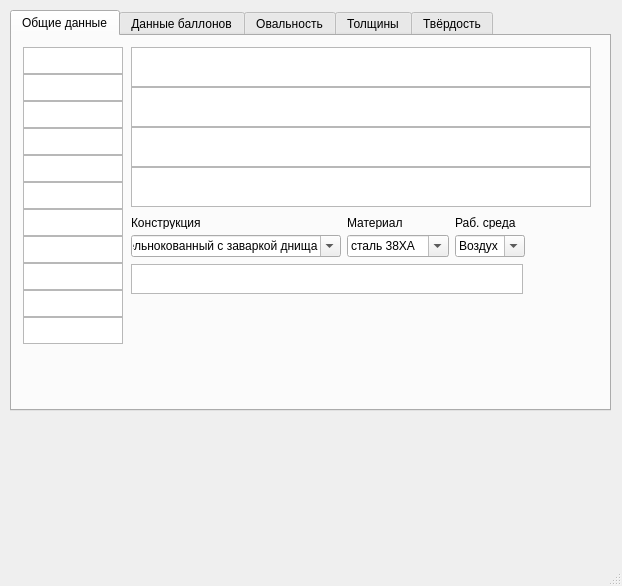
<?xml version="1.0" encoding="UTF-8"?>
<ui version="4.0">
 <class>MainWindow</class>
 <widget class="QMainWindow" name="MainWindow">
  <property name="geometry">
   <rect>
    <x>0</x>
    <y>0</y>
    <width>622</width>
    <height>586</height>
   </rect>
  </property>
  <property name="sizePolicy">
   <sizepolicy hsizetype="Fixed" vsizetype="Fixed">
    <horstretch>0</horstretch>
    <verstretch>0</verstretch>
   </sizepolicy>
  </property>
  <property name="windowTitle">
   <string>MainWindow</string>
  </property>
  <widget class="QWidget" name="centralwidget">
   <widget class="QTabWidget" name="ballonData">
    <property name="geometry">
     <rect>
      <x>10</x>
      <y>10</y>
      <width>601</width>
      <height>401</height>
     </rect>
    </property>
    <property name="sizePolicy">
     <sizepolicy hsizetype="Expanding" vsizetype="Expanding">
      <horstretch>0</horstretch>
      <verstretch>0</verstretch>
     </sizepolicy>
    </property>
    <property name="currentIndex">
     <number>0</number>
    </property>
    <widget class="QWidget" name="general_info">
     <attribute name="title">
      <string>Общие данные</string>
     </attribute>
     <widget class="QWidget" name="">
      <property name="geometry">
       <rect>
        <x>119</x>
        <y>179</y>
        <width>394</width>
        <height>81</height>
       </rect>
      </property>
      <layout class="QVBoxLayout" name="verticalLayout_6">
       <item>
        <layout class="QHBoxLayout" name="horizontalLayout">
         <item>
          <layout class="QVBoxLayout" name="verticalLayout_5">
           <property name="spacing">
            <number>6</number>
           </property>
           <item>
            <widget class="QLabel" name="label_3">
             <property name="sizePolicy">
              <sizepolicy hsizetype="Expanding" vsizetype="Expanding">
               <horstretch>0</horstretch>
               <verstretch>0</verstretch>
              </sizepolicy>
             </property>
             <property name="minimumSize">
              <size>
               <width>221</width>
               <height>13</height>
              </size>
             </property>
             <property name="maximumSize">
              <size>
               <width>221</width>
               <height>13</height>
              </size>
             </property>
             <property name="text">
              <string>Конструкция</string>
             </property>
            </widget>
           </item>
           <item>
            <widget class="QComboBox" name="construction">
             <property name="editable">
              <bool>true</bool>
             </property>
             <item>
              <property name="text">
               <string>цельнокованный с заваркой днища</string>
              </property>
             </item>
             <item>
              <property name="text">
               <string>цельнотянутый</string>
              </property>
             </item>
             <item>
              <property name="text">
               <string>цельнотянутый с внутренней резьбой</string>
              </property>
             </item>
             <item>
              <property name="text">
               <string>цельнотянутый с внешней резьбой</string>
              </property>
             </item>
            </widget>
           </item>
          </layout>
         </item>
         <item>
          <layout class="QVBoxLayout" name="verticalLayout_4">
           <item>
            <widget class="QLabel" name="label_2">
             <property name="minimumSize">
              <size>
               <width>89</width>
               <height>13</height>
              </size>
             </property>
             <property name="maximumSize">
              <size>
               <width>89</width>
               <height>13</height>
              </size>
             </property>
             <property name="text">
              <string>Материал</string>
             </property>
            </widget>
           </item>
           <item>
            <widget class="QComboBox" name="material">
             <property name="editable">
              <bool>true</bool>
             </property>
             <item>
              <property name="text">
               <string>сталь 38ХА</string>
              </property>
             </item>
             <item>
              <property name="text">
               <string>сталь 09Г2С</string>
              </property>
             </item>
            </widget>
           </item>
          </layout>
         </item>
         <item>
          <layout class="QVBoxLayout" name="verticalLayout_3">
           <item>
            <widget class="QLabel" name="label">
             <property name="minimumSize">
              <size>
               <width>62</width>
               <height>13</height>
              </size>
             </property>
             <property name="maximumSize">
              <size>
               <width>62</width>
               <height>13</height>
              </size>
             </property>
             <property name="text">
              <string>Раб. среда</string>
             </property>
            </widget>
           </item>
           <item>
            <widget class="QComboBox" name="rab_sreda">
             <property name="editable">
              <bool>true</bool>
             </property>
             <item>
              <property name="text">
               <string>Воздух</string>
              </property>
             </item>
             <item>
              <property name="text">
               <string>Азот</string>
              </property>
             </item>
            </widget>
           </item>
          </layout>
         </item>
        </layout>
       </item>
       <item>
        <widget class="QPlainTextEdit" name="vladelec">
         <property name="minimumSize">
          <size>
           <width>392</width>
           <height>30</height>
          </size>
         </property>
         <property name="maximumSize">
          <size>
           <width>392</width>
           <height>30</height>
          </size>
         </property>
         <property name="font">
          <font>
           <family>Times New Roman</family>
           <pointsize>10</pointsize>
          </font>
         </property>
         <property name="layoutDirection">
          <enum>Qt::LeftToRight</enum>
         </property>
         <property name="plainText">
          <string/>
         </property>
         <property name="overwriteMode">
          <bool>false</bool>
         </property>
         <property name="placeholderText">
          <string>Владелец</string>
         </property>
        </widget>
       </item>
      </layout>
     </widget>
     <widget class="QWidget" name="">
      <property name="geometry">
       <rect>
        <x>119</x>
        <y>11</y>
        <width>462</width>
        <height>162</height>
       </rect>
      </property>
      <layout class="QVBoxLayout" name="verticalLayout">
       <property name="spacing">
        <number>0</number>
       </property>
       <item>
        <widget class="QPlainTextEdit" name="zav_nums">
         <property name="sizePolicy">
          <sizepolicy hsizetype="Expanding" vsizetype="Expanding">
           <horstretch>0</horstretch>
           <verstretch>0</verstretch>
          </sizepolicy>
         </property>
         <property name="minimumSize">
          <size>
           <width>460</width>
           <height>40</height>
          </size>
         </property>
         <property name="maximumSize">
          <size>
           <width>460</width>
           <height>40</height>
          </size>
         </property>
         <property name="font">
          <font>
           <family>Times New Roman</family>
           <pointsize>10</pointsize>
          </font>
         </property>
         <property name="layoutDirection">
          <enum>Qt::LeftToRight</enum>
         </property>
         <property name="plainText">
          <string/>
         </property>
         <property name="overwriteMode">
          <bool>false</bool>
         </property>
         <property name="placeholderText">
          <string>Заводские номера №№</string>
         </property>
        </widget>
       </item>
       <item>
        <widget class="QPlainTextEdit" name="reg_nums">
         <property name="minimumSize">
          <size>
           <width>460</width>
           <height>40</height>
          </size>
         </property>
         <property name="maximumSize">
          <size>
           <width>460</width>
           <height>40</height>
          </size>
         </property>
         <property name="font">
          <font>
           <family>Times New Roman</family>
           <pointsize>10</pointsize>
          </font>
         </property>
         <property name="layoutDirection">
          <enum>Qt::LeftToRight</enum>
         </property>
         <property name="plainText">
          <string/>
         </property>
         <property name="overwriteMode">
          <bool>false</bool>
         </property>
         <property name="placeholderText">
          <string>Регистрационные номера №№</string>
         </property>
        </widget>
       </item>
       <item>
        <widget class="QPlainTextEdit" name="place">
         <property name="minimumSize">
          <size>
           <width>460</width>
           <height>40</height>
          </size>
         </property>
         <property name="maximumSize">
          <size>
           <width>460</width>
           <height>40</height>
          </size>
         </property>
         <property name="font">
          <font>
           <family>Times New Roman</family>
           <pointsize>10</pointsize>
          </font>
         </property>
         <property name="layoutDirection">
          <enum>Qt::LeftToRight</enum>
         </property>
         <property name="plainText">
          <string/>
         </property>
         <property name="overwriteMode">
          <bool>false</bool>
         </property>
         <property name="placeholderText">
          <string>Место установки</string>
         </property>
        </widget>
       </item>
       <item>
        <widget class="QPlainTextEdit" name="zavod_name">
         <property name="minimumSize">
          <size>
           <width>460</width>
           <height>40</height>
          </size>
         </property>
         <property name="maximumSize">
          <size>
           <width>460</width>
           <height>40</height>
          </size>
         </property>
         <property name="font">
          <font>
           <family>Times New Roman</family>
           <pointsize>10</pointsize>
          </font>
         </property>
         <property name="layoutDirection">
          <enum>Qt::LeftToRight</enum>
         </property>
         <property name="plainText">
          <string/>
         </property>
         <property name="overwriteMode">
          <bool>false</bool>
         </property>
         <property name="placeholderText">
          <string>Предприятие-изготовитель</string>
         </property>
        </widget>
       </item>
      </layout>
     </widget>
     <widget class="QWidget" name="">
      <property name="geometry">
       <rect>
        <x>11</x>
        <y>11</y>
        <width>102</width>
        <height>299</height>
       </rect>
      </property>
      <layout class="QVBoxLayout" name="verticalLayout_2">
       <property name="spacing">
        <number>0</number>
       </property>
       <property name="sizeConstraint">
        <enum>QLayout::SetDefaultConstraint</enum>
       </property>
       <item>
        <widget class="QPlainTextEdit" name="reg_number">
         <property name="minimumSize">
          <size>
           <width>100</width>
           <height>27</height>
          </size>
         </property>
         <property name="maximumSize">
          <size>
           <width>100</width>
           <height>27</height>
          </size>
         </property>
         <property name="font">
          <font>
           <family>Times New Roman</family>
           <pointsize>10</pointsize>
          </font>
         </property>
         <property name="layoutDirection">
          <enum>Qt::LeftToRight</enum>
         </property>
         <property name="plainText">
          <string/>
         </property>
         <property name="overwriteMode">
          <bool>false</bool>
         </property>
         <property name="placeholderText">
          <string>Рег/уч №</string>
         </property>
        </widget>
       </item>
       <item>
        <widget class="QPlainTextEdit" name="gost">
         <property name="minimumSize">
          <size>
           <width>100</width>
           <height>27</height>
          </size>
         </property>
         <property name="maximumSize">
          <size>
           <width>100</width>
           <height>27</height>
          </size>
         </property>
         <property name="font">
          <font>
           <family>Times New Roman</family>
           <pointsize>10</pointsize>
          </font>
         </property>
         <property name="layoutDirection">
          <enum>Qt::LeftToRight</enum>
         </property>
         <property name="plainText">
          <string/>
         </property>
         <property name="overwriteMode">
          <bool>false</bool>
         </property>
         <property name="placeholderText">
          <string>ГОСТ №</string>
         </property>
        </widget>
       </item>
       <item>
        <widget class="QPlainTextEdit" name="chertezh">
         <property name="minimumSize">
          <size>
           <width>100</width>
           <height>27</height>
          </size>
         </property>
         <property name="maximumSize">
          <size>
           <width>100</width>
           <height>27</height>
          </size>
         </property>
         <property name="font">
          <font>
           <family>Times New Roman</family>
           <pointsize>10</pointsize>
          </font>
         </property>
         <property name="layoutDirection">
          <enum>Qt::LeftToRight</enum>
         </property>
         <property name="plainText">
          <string/>
         </property>
         <property name="overwriteMode">
          <bool>false</bool>
         </property>
         <property name="placeholderText">
          <string>чертёж №</string>
         </property>
        </widget>
       </item>
       <item>
        <widget class="QPlainTextEdit" name="zakl_number">
         <property name="minimumSize">
          <size>
           <width>100</width>
           <height>27</height>
          </size>
         </property>
         <property name="maximumSize">
          <size>
           <width>100</width>
           <height>27</height>
          </size>
         </property>
         <property name="font">
          <font>
           <family>Times New Roman</family>
           <pointsize>10</pointsize>
          </font>
         </property>
         <property name="layoutDirection">
          <enum>Qt::LeftToRight</enum>
         </property>
         <property name="plainText">
          <string/>
         </property>
         <property name="overwriteMode">
          <bool>false</bool>
         </property>
         <property name="placeholderText">
          <string>Заключение №</string>
         </property>
        </widget>
       </item>
       <item>
        <widget class="QPlainTextEdit" name="p_rasch">
         <property name="minimumSize">
          <size>
           <width>100</width>
           <height>27</height>
          </size>
         </property>
         <property name="maximumSize">
          <size>
           <width>100</width>
           <height>27</height>
          </size>
         </property>
         <property name="font">
          <font>
           <family>Times New Roman</family>
           <pointsize>10</pointsize>
          </font>
         </property>
         <property name="layoutDirection">
          <enum>Qt::LeftToRight</enum>
         </property>
         <property name="plainText">
          <string/>
         </property>
         <property name="overwriteMode">
          <bool>false</bool>
         </property>
         <property name="placeholderText">
          <string>Ррасч, кгс/см2</string>
         </property>
        </widget>
       </item>
       <item>
        <widget class="QPlainTextEdit" name="p_rab">
         <property name="minimumSize">
          <size>
           <width>100</width>
           <height>27</height>
          </size>
         </property>
         <property name="maximumSize">
          <size>
           <width>100</width>
           <height>27</height>
          </size>
         </property>
         <property name="font">
          <font>
           <family>Times New Roman</family>
           <pointsize>10</pointsize>
          </font>
         </property>
         <property name="layoutDirection">
          <enum>Qt::LeftToRight</enum>
         </property>
         <property name="plainText">
          <string/>
         </property>
         <property name="overwriteMode">
          <bool>false</bool>
         </property>
         <property name="placeholderText">
          <string>Рраб, кгс/см2</string>
         </property>
        </widget>
       </item>
       <item>
        <widget class="QPlainTextEdit" name="s_isp">
         <property name="minimumSize">
          <size>
           <width>100</width>
           <height>27</height>
          </size>
         </property>
         <property name="maximumSize">
          <size>
           <width>100</width>
           <height>27</height>
          </size>
         </property>
         <property name="font">
          <font>
           <family>Times New Roman</family>
           <pointsize>10</pointsize>
          </font>
         </property>
         <property name="layoutDirection">
          <enum>Qt::LeftToRight</enum>
         </property>
         <property name="plainText">
          <string/>
         </property>
         <property name="overwriteMode">
          <bool>false</bool>
         </property>
         <property name="placeholderText">
          <string>S-исп, мм</string>
         </property>
        </widget>
       </item>
       <item>
        <widget class="QPlainTextEdit" name="volume">
         <property name="minimumSize">
          <size>
           <width>100</width>
           <height>27</height>
          </size>
         </property>
         <property name="maximumSize">
          <size>
           <width>100</width>
           <height>27</height>
          </size>
         </property>
         <property name="font">
          <font>
           <family>Times New Roman</family>
           <pointsize>10</pointsize>
          </font>
         </property>
         <property name="layoutDirection">
          <enum>Qt::LeftToRight</enum>
         </property>
         <property name="plainText">
          <string/>
         </property>
         <property name="overwriteMode">
          <bool>false</bool>
         </property>
         <property name="placeholderText">
          <string>V-объём, л</string>
         </property>
        </widget>
       </item>
       <item>
        <widget class="QPlainTextEdit" name="length">
         <property name="minimumSize">
          <size>
           <width>100</width>
           <height>27</height>
          </size>
         </property>
         <property name="maximumSize">
          <size>
           <width>100</width>
           <height>27</height>
          </size>
         </property>
         <property name="font">
          <font>
           <family>Times New Roman</family>
           <pointsize>10</pointsize>
          </font>
         </property>
         <property name="layoutDirection">
          <enum>Qt::LeftToRight</enum>
         </property>
         <property name="plainText">
          <string/>
         </property>
         <property name="overwriteMode">
          <bool>false</bool>
         </property>
         <property name="placeholderText">
          <string>Длина, мм</string>
         </property>
        </widget>
       </item>
       <item>
        <widget class="QPlainTextEdit" name="d_nar">
         <property name="minimumSize">
          <size>
           <width>100</width>
           <height>27</height>
          </size>
         </property>
         <property name="maximumSize">
          <size>
           <width>100</width>
           <height>27</height>
          </size>
         </property>
         <property name="font">
          <font>
           <family>Times New Roman</family>
           <pointsize>10</pointsize>
          </font>
         </property>
         <property name="layoutDirection">
          <enum>Qt::LeftToRight</enum>
         </property>
         <property name="plainText">
          <string/>
         </property>
         <property name="overwriteMode">
          <bool>false</bool>
         </property>
         <property name="placeholderText">
          <string>Dнар, мм</string>
         </property>
        </widget>
       </item>
       <item>
        <widget class="QPlainTextEdit" name="g_vvod">
         <property name="minimumSize">
          <size>
           <width>100</width>
           <height>27</height>
          </size>
         </property>
         <property name="maximumSize">
          <size>
           <width>100</width>
           <height>27</height>
          </size>
         </property>
         <property name="font">
          <font>
           <family>Times New Roman</family>
           <pointsize>10</pointsize>
          </font>
         </property>
         <property name="layoutDirection">
          <enum>Qt::LeftToRight</enum>
         </property>
         <property name="plainText">
          <string/>
         </property>
         <property name="overwriteMode">
          <bool>false</bool>
         </property>
         <property name="placeholderText">
          <string>Ввод в экспл.</string>
         </property>
        </widget>
       </item>
      </layout>
     </widget>
    </widget>
    <widget class="QWidget" name="ballon_data">
     <attribute name="title">
      <string>Данные баллонов</string>
     </attribute>
    </widget>
    <widget class="QWidget" name="ovalnost">
     <attribute name="title">
      <string>Овальность</string>
     </attribute>
    </widget>
    <widget class="QWidget" name="tolshiny">
     <attribute name="title">
      <string>Толщины</string>
     </attribute>
    </widget>
    <widget class="QWidget" name="tverdost">
     <attribute name="title">
      <string>Твёрдость</string>
     </attribute>
    </widget>
   </widget>
  </widget>
  <widget class="QStatusBar" name="statusbar"/>
 </widget>
 <resources/>
 <connections/>
</ui>
